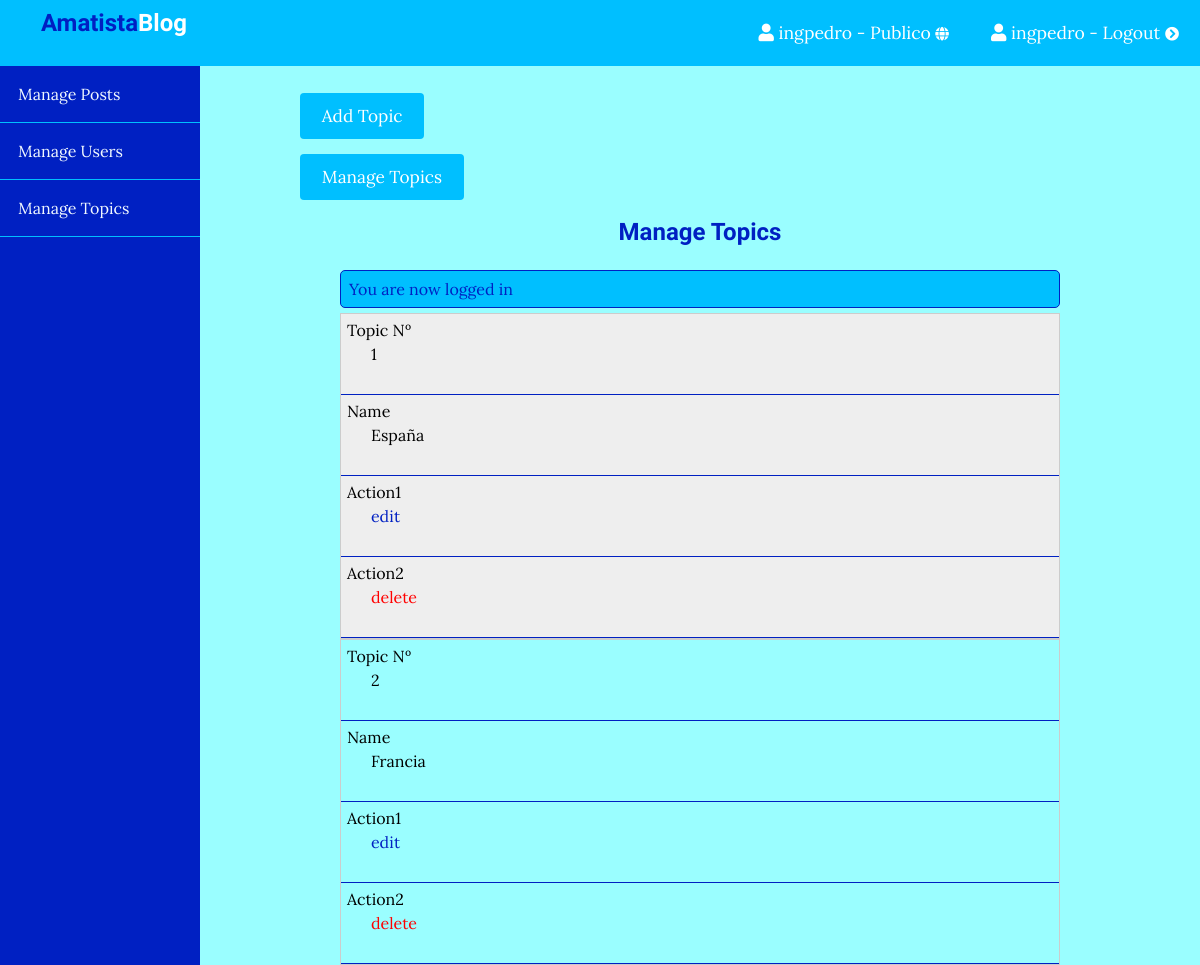
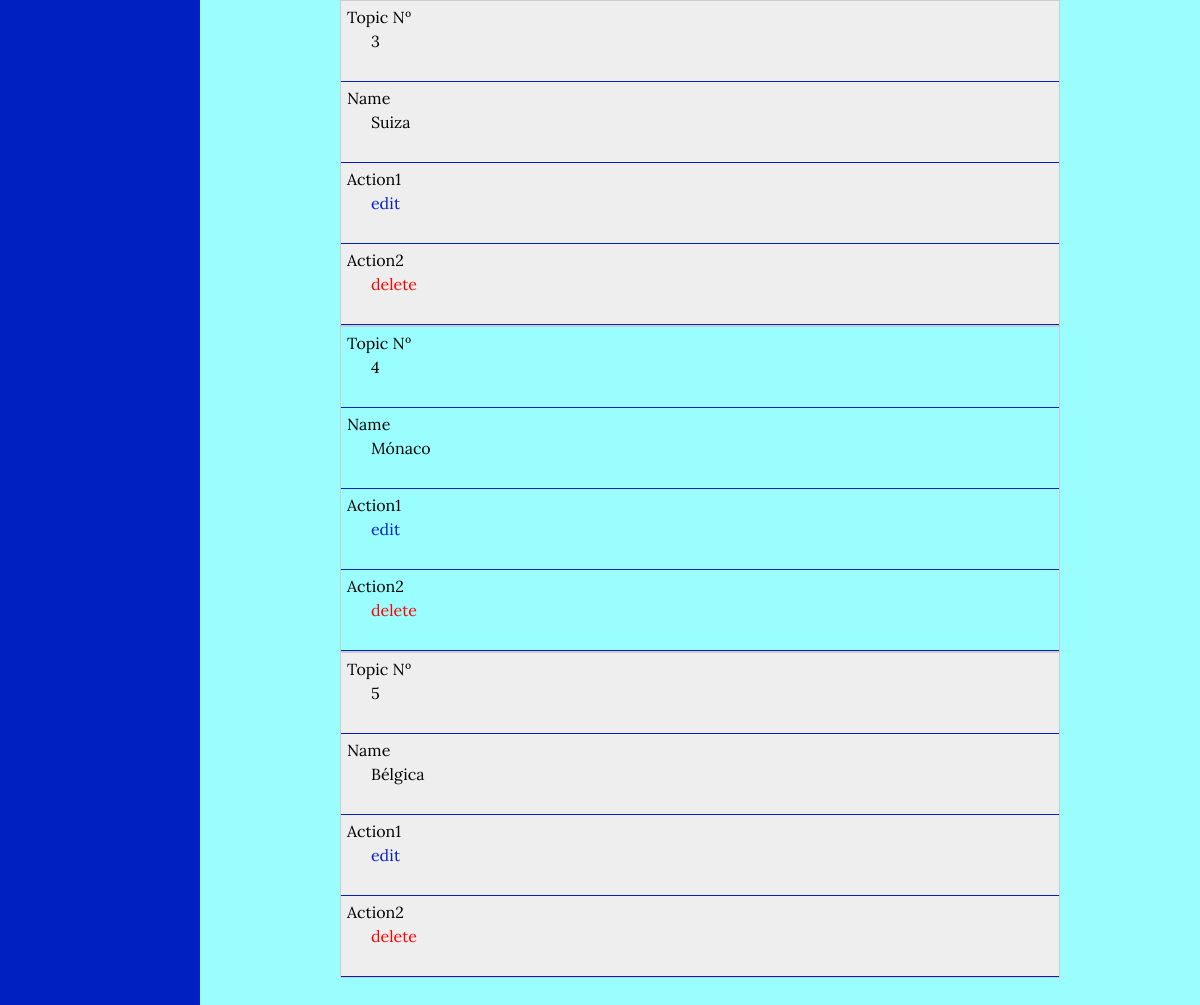
The page /admin/topics/index.php (signed in) on the database its author committed (2 pictures, top to bottom).
### tables this page shows
CREATE TABLE `topics` (
  `id` int(11) NOT NULL,
  `name` varchar(100) NOT NULL,
  `description` text NOT NULL
);

### app/controllers/topics.php (called while the page is built, shortened)
<?php
include(ROOT_PATH . "/app/database/db.php");
$table = 'topics';
$topics = selectAll($table);

### app/database/db.php (called while the page is built, shortened)
<?php
require('connect.php');
function selectAll($table, $conditions = [])
{
    global $conn;
    $sql = "SELECT * FROM $table";
    if (empty($conditions)) {
        $stmt = $conn->prepare($sql);
        $stmt->execute();
        $records = $stmt->get_result()->fetch_all(MYSQLI_ASSOC);
        return $records;
    }
}

### admin/topics/index.php (the view, shortened to what this page needs)
<?php include(ROOT_PATH . "/app/controllers/topics.php");
?>
<!DOCTYPE html>
<html lang="en">
    <head>
        <link rel="stylesheet"
            href="https://use.fontawesome.com/releases/v5.7.2/css/all.css"
>
        <link rel="stylesheet" href="../../assets/css/style_table_topic.css">
        <link rel="stylesheet" href="../../assets/css/admin.css">
    </head>
    <body>
    <?php include(ROOT_PATH . "/app/includes/adminHeader.php"); ?>
        <div class="admin-wrapper">
        <?php include(ROOT_PATH . "/app/includes/adminSidebar.php"); ?>
            <div class="admin-content">
                <div class="button-group">
                    <a href="create.php" class="btn btn-big">Add Topic</a><br><br><br>
                    <a href="index.php" class="btn btn-big">Manage Topics</a>
                </div>
                <div class="content">
                    <h2 class="page-title">Manage Topics</h2>
                    <?php include(ROOT_PATH . "/app/includes/messages.php"); ?>
                    <table>
                        <tbody>
                            <?php foreach ($topics as $key => $topic): ?>
                               <tr>
                                    <td><?php echo $key + 1; ?></td>
                                    <td><?php echo $topic['name']; ?></td>
                                    <td><a href="edit.php?id=<?php echo $topic['id']; ?>" class="edit">edit</a></td>
                                    <td><a href="index.php?del_id=<?php echo $topic['id']; ?>" class="delete">delete</a></td>
                                </tr>
                            <?php endforeach; ?>
                        </tbody>
                    </table>
                </div>
            </div>
        </div>
    </body>
</html>

### assets/css/style_table_topic.css (style rules this page uses)
* { box-sizing: border-box; }
html, body { height: 100%; padding: 0px; margin: 0px; background: #9AFEFF; font-family: "Lora", serif; }
h1, h2, h3, h4, h5, h6 { font-family: "Candal", serif; color: #0020C2; margin: 5px; }
a { text-decoration: none; color: inherit; }
.btn { padding: 0.5rem 1rem; background: #00BFFF; color: white; border: 1px solid transparent; border-radius: 0.25rem; font-size: 1.08em; font-family: "Lora", serif; }
.btn-big { padding: 0.7rem 1.3rem; line-height: 1.3rem; }
.content { width: 90%; margin: 30px auto 30px; }
table { width: 100%; border-collapse: collapse; }
tr:nth-of-type(odd) { background: #eee; }
td, th { padding: 30px; border: 1px solid #ccc; text-align: left; }
@media only screen and (max-width: 760px),
(min-device-width: 768px) and (max-device-width: 1024px) { table, thead, tbody, th, td, tr { display: block; } }
@media only screen and (max-width: 760px),
(min-device-width: 768px) and (max-device-width: 1024px) { tr { border: 1px solid #ccc; } }
@media only screen and (max-width: 760px),
(min-device-width: 768px) and (max-device-width: 1024px) { td { border: none; border-bottom: 1px solid #eee; position: relative; padding-left: 50%; } }
@media only screen and (max-width: 760px),
(min-device-width: 768px) and (max-device-width: 1024px) { td:before { position: absolute; top: 6px; left: 6px; width: 45%; padding-right: 10px; white-space: nowrap; } }
@media only screen and (max-width: 760px),
(min-device-width: 768px) and (max-device-width: 1024px) { td:nth-of-type(1):before { content: "Topic Nº"; } }
@media only screen and (max-width: 760px),
(min-device-width: 768px) and (max-device-width: 1024px) { td:nth-of-type(2):before { content: "Name"; } }
@media only screen and (max-width: 760px),
(min-device-width: 768px) and (max-device-width: 1024px) { td:nth-of-type(3):before { content: "Action1"; } }
@media only screen and (max-width: 760px),
(min-device-width: 768px) and (max-device-width: 1024px) { td:nth-of-type(4):before { content: "Action2"; } }

### assets/css/admin.css (style rules this page uses)
.admin-wrapper { display: flex; height: calc(100% - 66px); }
.admin-wrapper .admin-content { flex: 8; height: 100%; padding: 40px 100px 100px; overflow-y: scroll; }
.admin-content .page-title { text-align: center; margin-bottom: 1.5rem; }
th, td { padding: 30px; text-align: left; border-bottom: 1px solid #0020C2; }
.edit { color: #0020C2; }
.delete { color: red; }

### rows shown on the page
topics: name "España"
topics: name "Francia"
topics: name "Suiza"
topics: name "Mónaco"
topics: name "Bélgica"

### other values the page prints
$_SESSION['username'] "ingpedro"
$_SESSION['message'] "You are now logged in"
